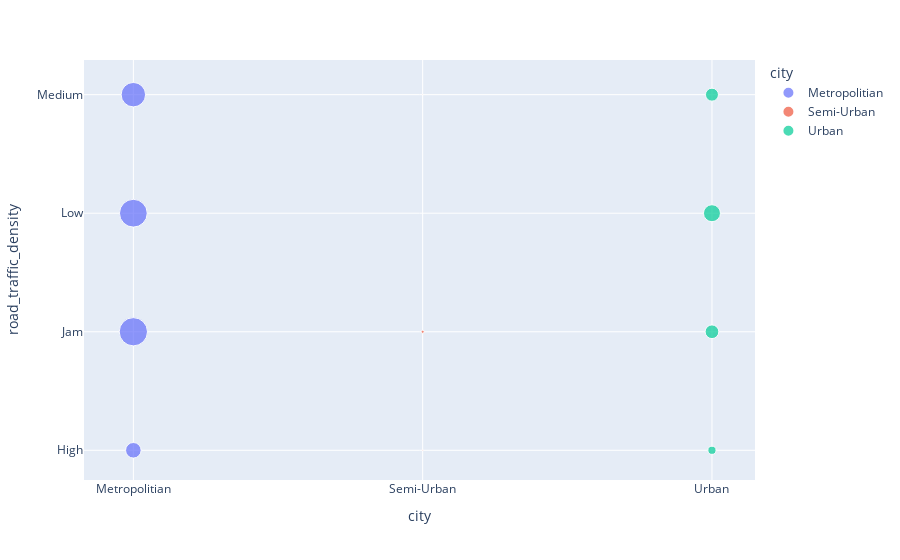

The cell this chart's notebook holds for it:
### Markdown cell above
### 2.1.4 Comparison of order volume by city and traffic

### Code cell
df_aux = df2.groupby(['city', 'road_traffic_density'])['id'].count().reset_index()
df_aux = df_aux.loc[df_aux['road_traffic_density'] != "NaN",:]
df_aux = df_aux.loc[df_aux['city'] != "NaN",:]

px.scatter(df_aux, x='city', y='road_traffic_density', size='id', color='city')

### Figure 1 — Plotly figure (JSON) as saved in the notebook; plotly's stock layout.template omitted (floating-point values rounded to 4 significant figures)
{"data": [{"hovertemplate": "city=%{x}<br>road_traffic_density=%{y}<br>id=%{marker.size}<extra></extra>", "legendgroup": "Metropolitian", "marker": {"color": "#636efa", "size": [3208, 10561, 10195, 7899], "sizemode": "area", "sizeref": 26.4, "symbol": "circle"}, "mode": "markers", "name": "Metropolitian", "orientation": "v", "showlegend": true, "type": "scatter", "x": ["Metropolitian", "Metropolitian", "Metropolitian", "Metropolitian"], "xaxis": "x", "y": ["High", "Jam", "Low", "Medium"], "yaxis": "y"}, {"hovertemplate": "city=%{x}<br>road_traffic_density=%{y}<br>id=%{marker.size}<extra></extra>", "legendgroup": "Semi-Urban", "marker": {"color": "#EF553B", "size": [16, 126, 10], "sizemode": "area", "sizeref": 26.4, "symbol": "circle"}, "mode": "markers", "name": "Semi-Urban", "orientation": "v", "showlegend": true, "type": "scatter", "x": ["Semi-Urban", "Semi-Urban", "Semi-Urban"], "xaxis": "x", "y": ["High", "Jam", "Medium"], "yaxis": "y"}, {"hovertemplate": "city=%{x}<br>road_traffic_density=%{y}<br>id=%{marker.size}<extra></extra>", "legendgroup": "Urban", "marker": {"color": "#00cc96", "size": [881, 2487, 3807, 2229], "sizemode": "area", "sizeref": 26.4, "symbol": "circle"}, "mode": "markers", "name": "Urban", "orientation": "v", "showlegend": true, "type": "scatter", "x": ["Urban", "Urban", "Urban", "Urban"], "xaxis": "x", "y": ["High", "Jam", "Low", "Medium"], "yaxis": "y"}], "layout": {"legend": {"itemsizing": "constant", "title": {"text": "city"}, "tracegroupgap": 0}, "margin": {"t": 60}, "xaxis": {"anchor": "y", "categoryarray": ["Metropolitian", "Semi-Urban", "Urban"], "categoryorder": "array", "domain": [0, 1], "title": {"text": "city"}}, "yaxis": {"anchor": "x", "domain": [0, 1], "title": {"text": "road_traffic_density"}}}}
